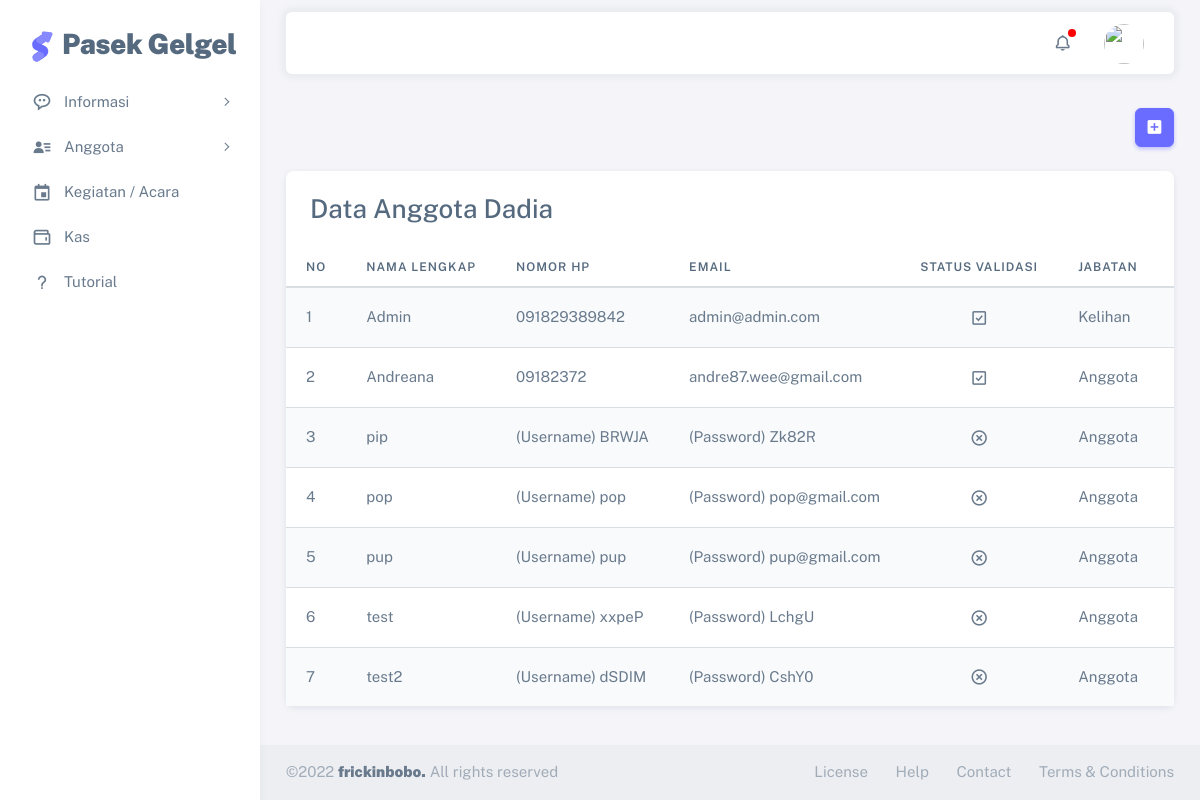
The app's page /anggota/ (signed in) with its own data.
### main/models.py (models this page shows, shortened)
class Pengguna(models.Model):
    user = models.OneToOneField(User, on_delete=models.CASCADE)
    nama = models.CharField(max_length=100, blank=False)
    no_ktp = models.CharField(max_length=16, blank=True, null=True)
    no_hp = models.CharField(max_length=12, blank=True, null=True)
    status = models.BooleanField(default=False)
    alasan = models.TextField(null=True, blank=True)
    tipe = models.CharField(max_length=20, blank=False)
    foto_ktp = models.FileField(upload_to=get_upload_path_ktp, max_length=1000, blank=True, null=True)
    foto_profile = models.FileField(upload_to=get_upload_path_profile, max_length=1000, blank=True, null=True)

### main/views.py (the view)
# urls.py: path('anggota/', views.pengguna, name='Pengguna'),
def pengguna(request):
    if not checkAuth(request):
        return redirect('/profile/login/?next={}'.format(request.path))
    response = {}
    if request.method == 'POST':
        form = PenggunaForm(request.POST)
        if form.is_valid():
            if request.POST['btn'] == 'Tambah':
                password = generate_random_password()
                user = User.objects.create(
                    username = generate_random_password(),
                    email = password
                )
                user.set_password(password)
                user.save()
                pengguna = Pengguna.objects.create(
                    user = user,
                    nama = form.cleaned_data['nama'],
                    tipe = form.cleaned_data['tipe'],
                    status = False
                )
                pengguna.save()
                update_acara()
                messages.success(request, 'Data anggota berhasil dimasukkan!')
            elif request.POST['btn'] == 'Ubah':
                pengguna = Pengguna.objects.filter(id=request.POST.get('id_anggota')).first()
                pengguna.tipe = request.POST.get('tipe')
                pengguna.save()
                messages.success(request, 'Data anggota berhasil diubah!')
    else:
        form = PenggunaForm()
    response['form'] = form
    response['semua_pengguna'] = Pengguna.objects.order_by('nama')
    return render(request, 'main/pengguna.html', response)

### main/views.py (called while the page is built)
def checkAuth(request):
    return request.user.is_authenticated

### main/templates/main/pengguna.html (shortened to what this page needs)
{% extends 'main/base.html' %}
{% load static %}
{% load crispy_forms_tags %}
{% load humanize %}
{% block content %}
<div class="container-xxl flex-grow-1 container-p-y">
  <div class='mb-4 w-100 d-flex justify-content-between'>
    <div>
        {% if request.user.pengguna.tipe == 'Admin' %}
        <button type="button" class="btn btn-icon btn-primary mt-2" data-bs-toggle="modal" data-bs-target="#tambahAnggota">
            <span class="tf-icons bx bxs-plus-square"></span>
        </button>
        {% endif %}
    </div>
  </div>
  <div class="card">
    <h3 class="card-header">Data Anggota Dadia</h3>
    <div class="table-responsive text-nowrap">
      <table class="table table-striped">
        <thead>
          <tr>
            <th>No</th>
            <th>Nama Lengkap</th>
            <th>Nomor HP</th>
            <th>Email</th>
            <th>Status Validasi</th>
            <th>Jabatan</th>
            {% if request.user.pengguna.tipe == 'Admin' %}
            <th>Aksi</th>
            {% endif %}
          </tr>
        </thead>
        <tbody class="table-border-bottom-0">
          {% for pengguna in semua_pengguna %}
          <tr>
            <td>{{ forloop.counter }}</td>
            <td>{{ pengguna.nama }}</td>
            {% if pengguna.status %}
            <td>{{ pengguna.no_hp }}</td>
            <td>{{ pengguna.user.email }}</td>
            {% else %}
            <td>(Username) {{ pengguna.user.username }}</td>
            <td>(Password) {{ pengguna.user.email }}</td>
            {% endif %}
            <td align="center">
                {% if pengguna.status %}
                <i class='bx bx-check-square'></i>
                {% else %}
                <i class='bx bx-x-circle'></i>
                {% endif %}
            </td>
            <td>
              {% if pengguna.tipe == 'Admin' %}
              Kelihan
              {% else %}
              {{ pengguna.tipe }}
              {% endif %}
            </td>
            {% if request.user.pengguna.tipe == 'Admin' %}
            <td>
            </td>
            {% endif %}
          </tr>
          {% endfor %}
        </tbody>
      </table>
    </div>
  </div>
</div>
{% endblock %}

### records on screen
Pengguna: nama "Admin", no_hp "091829389842", user.email "admin@admin.com", status True (drawn), tipe "Kelihan"
Pengguna: nama "Andreana", no_hp "09182372", user.email "andre87.wee@gmail.com", status True (drawn), tipe "Anggota"
Pengguna: nama "pip", user.username "BRWJA", user.email "Zk82R", status False (drawn), tipe "Anggota"
Pengguna: nama "pop", user.username "pop", user.email "pop@gmail.com", status False (drawn), tipe "Anggota"
Pengguna: nama "pup", user.username "pup", user.email "pup@gmail.com", status False (drawn), tipe "Anggota"
Pengguna: nama "test", user.username "xxpeP", user.email "LchgU", status False (drawn), tipe "Anggota"
Pengguna: nama "test2", user.username "dSDIM", user.email "CshY0", status False (drawn), tipe "Anggota"
